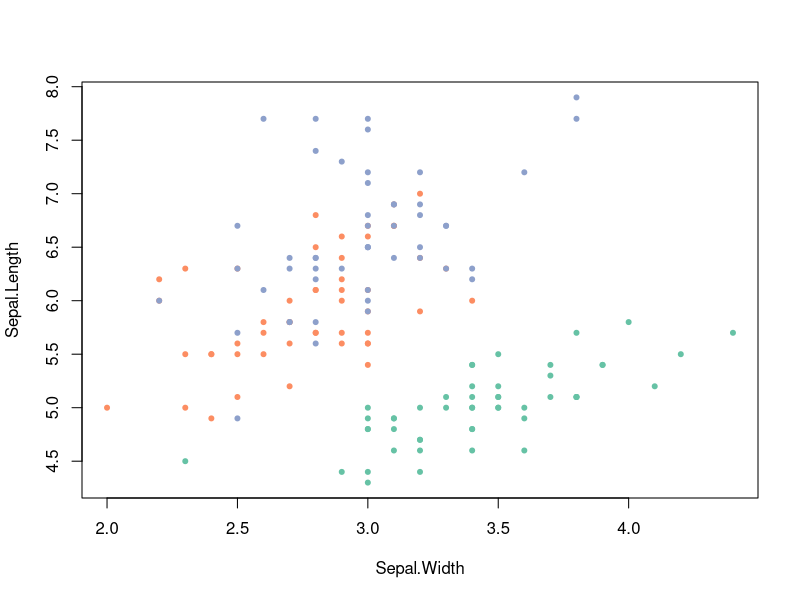
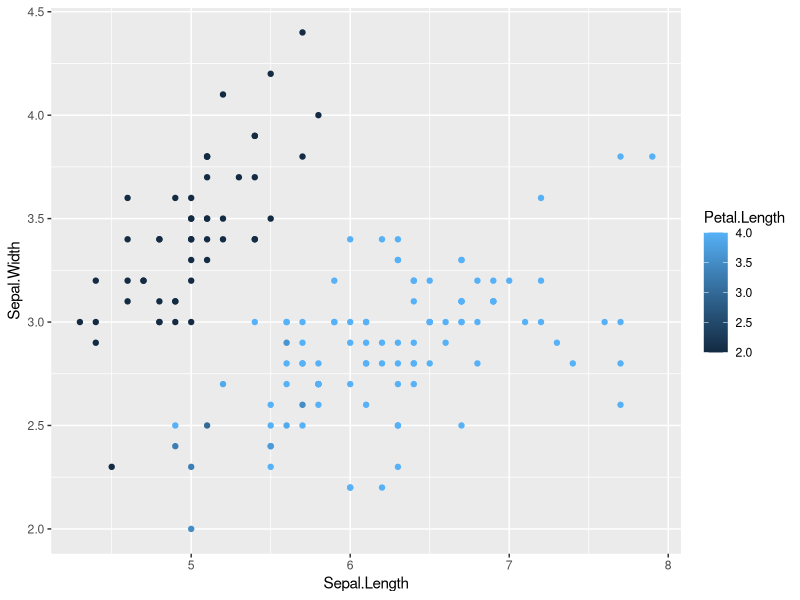
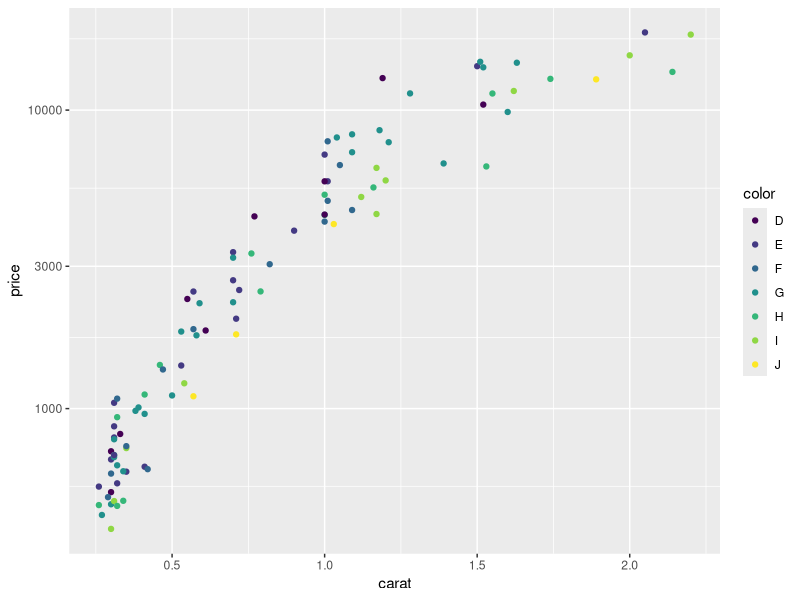

These figures' R source, in order:
## ---- chunk 1
knitr::opts_chunk$set(
  collapse = TRUE,
  comment = "#>",
  fig.path = "man/figures/README-"
)

# just to keep the code clean below
suppressWarnings(suppressPackageStartupMessages(library(dplyr)))
## ---- chunk 2
library(scales)

# percent() function takes a numeric and does your division and labelling for you
percent(c(0.1, 1 / 3, 0.56))

# comma() adds commas into large numbers for easier readability
comma(10e6)

# dollar() adds currency symbols
dollar(c(100, 125, 3000))

# unit_format() adds unique units
# the scale argument can do simple conversion on the fly
unit_format(unit = "ha", scale = 1e-4)(c(10e6, 10e4, 8e3))
## ---- chunk 3
# for instance, European number formatting is easily set:
number(c(12.3, 4, 12345.789, 0.0002), big.mark = ".", decimal.mark = ",")

# these functions round by default, but you can set the accuracy
number(c(12.3, 4, 12345.789, 0.0002),
  big.mark = ".",
  decimal.mark = ",",
  accuracy = .01
)

# percent formatting in the French style
french_percent <- percent_format(decimal.mark = ",", suffix = " %")
french_percent(runif(10))

# currency formatting Euros (and simple conversion!)
usd_to_euro <- dollar_format(prefix = "", suffix = "\u20ac", scale = .85)
usd_to_euro(100)
## ---- chunk 4
# pull a list of colours from any palette
viridis_pal()(4)

# use in combination with baseR `palette()` to set new defaults
palette(brewer_pal(palette = "Set2")(4))
plot(Sepal.Length ~ Sepal.Width, data = iris, col = Species, pch = 20)
## ---- chunk 5
# squish() will squish your values into a specified range
squish(c(-1, 0.5, 1, 2, NA), range = c(0, 1))

# Useful for setting the `oob` argument for a colour scale with reduced limits
library(ggplot2)
ggplot(iris, aes(x = Sepal.Length, y = Sepal.Width, colour = Petal.Length)) +
  geom_point() +
  scale_color_continuous(limit = c(2, 4), oob = scales::squish)
## ---- chunk 6
# the rescale functions can rescale continuous vectors to new min, mid, or max values
x <- runif(5, 0, 1)
rescale(x, to = c(0, 50))
rescale_mid(x, mid = .25)
rescale_max(x, to = c(0, 50))
## ---- chunk 7
# use trans_new to build a new transformation
logp3_trans <- trans_new(
  name = "logp",
  trans = function(x) log(x + 3),
  inverse = function(x) exp(x) - 3,
  breaks = log_breaks()
)

library(dplyr)
dsamp <- sample_n(diamonds, 100)
ggplot(dsamp, aes(x = carat, y = price, colour = color)) +
  geom_point() + scale_y_continuous(trans = logp3_trans)
# You can always call the functions from the trans object separately
logp3_trans$breaks(dsamp$price)

# scales has some breaks helper functions too
log_breaks(base = exp(1))(dsamp$price)

pretty_breaks()(dsamp$price)
